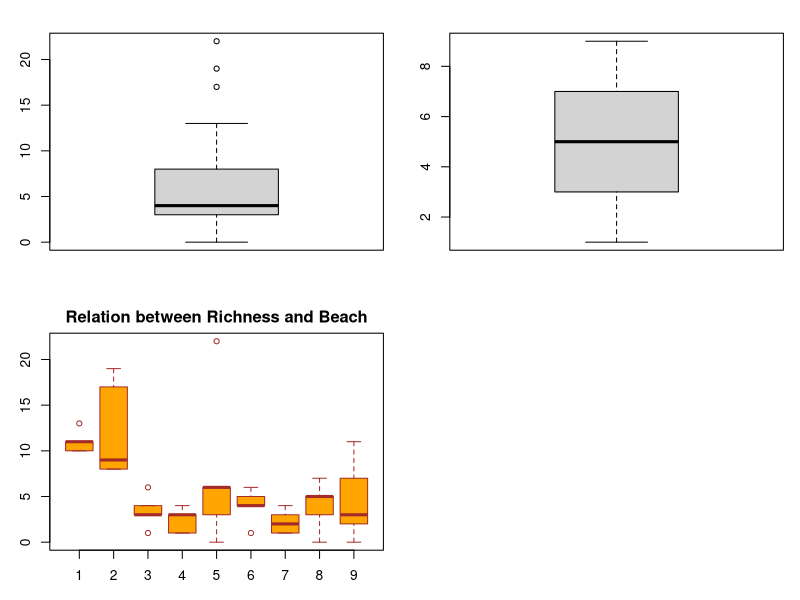

Source code (R):

# Setup thu muc hien hanh 
setwd("c:\\Users\\PC\\Desktop\\R\\BT R 21-05-2021")

# Load dataset
data <- read.csv("RIKZ2.txt", sep = '\t', header = TRUE)

# Bai tap
# 7.3 Boxplot su dung cho du lieu sinh vat bien RIKZ2.txt 
# Ve bieu do Boxplot giua Richness ~ Beach

par(mfrow= c(2,2), mar= c(3,3,2,1))
boxplot(data$Richness)
boxplot(data$Beach)
boxplot(Richness ~ Beach, data = data,
        xlab = "Richness",
        ylab = "Beach",
        main = "Relation between Richness and Beach",
        col = "orange",
        border = 'brown',
        horizontal = FALSE)


# Chi tiet ham boxplot
?boxplot



